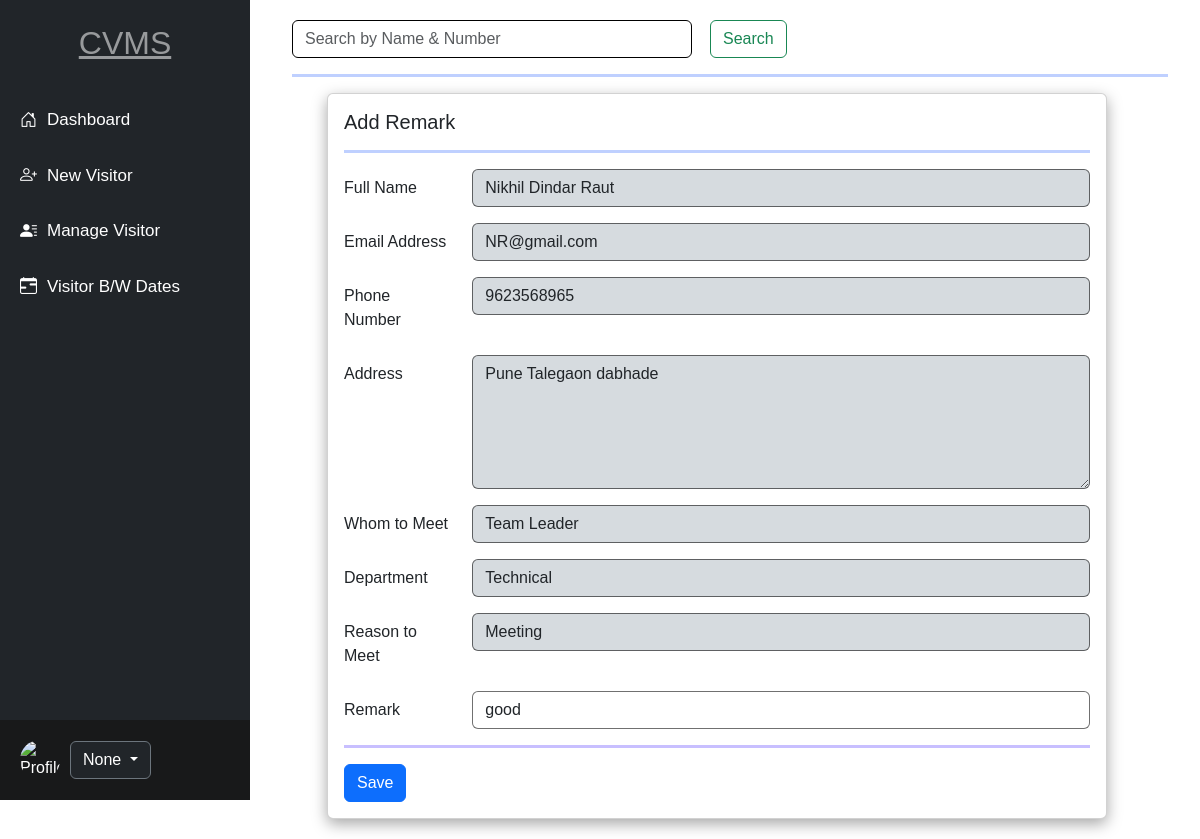
The page /updatevisiter/13 on the database its author committed.
### app/models.py (models this page shows, shortened)
class Add_new_visiter(models.Model):
    id = models.AutoField(primary_key=True)
    fullname = models.CharField(max_length=100)
    email = models.EmailField()
    phonenum = models.CharField(max_length=15)
    address = models.TextField()
    whomtomeet = models.CharField(max_length=100)
    department = models.CharField(max_length=100)
    reasontomeet = models.CharField(max_length=255)
    date = models.DateField(auto_now_add=True)
    remark = models.CharField(max_length=20,default='')

### app/views.py (the view, shortened to what this page needs)
# urls.py: path('updatevisiter/<int:id>',views.Update_visiter,name="updatevisiter"),
def Update_visiter(request,id):
    username = request.session.get('username')
    update = Add_new_visiter.objects.get(id=id)
    para={
        'id': id,
        'fullname':update.fullname,
        'email':update.email,
        'phonenum':update.phonenum,
        'address':update.address,
        'whomtomeet':update.whomtomeet,
        'department':update.department,
        'reasontomeet':update.reasontomeet,
        'remark':update.remark,
        'username': username,
        }
    return render(request,'update_visiter.html',para)

### app/templates/update_visiter.html (shortened to what this page needs)
<!DOCTYPE html>
<html lang="en">
<head>
    <link href="https://cdn.jsdelivr.net/npm/bootstrap@5.3.0-alpha1/dist/css/bootstrap.min.css" rel="stylesheet">
    <link href="https://cdnjs.cloudflare.com/ajax/libs/bootstrap-icons/1.5.0/font/bootstrap-icons.min.css"
        rel="stylesheet">
</head>
<body>
    <div class="container-fluid">
        <div class="sidebar">
            <div>
                <h2 class="mt-1">CVMS</h2>
                <a href="/dashboard"><i class="bi bi-house-door"></i>Dashboard</a>
                <a href="/newvisiter"><i class="bi bi-person-plus"></i>New Visitor</a>
                <a href="/managevisiter"><i class="bi bi-person-lines-fill"></i>Manage Visitor</a>
                <a href="/visitbydate"><i class="bi bi-calendar-range"></i>Visitor B/W Dates</a>
            </div>
            <div class="profile-section">
                <img src="https://encrypted-tbn0.gstatic.com/images?q=tbn:ANd9GcTpvAh_S9v0U8Sy7IK76J4PMEATaqYuc8j_lQ&s"
                    alt="Profile Image">
                <div class="dropdown">
                    <button class="btn btn-secondary dropdown-toggle bg-dark" type="button" id="dropdownMenuButton"
                        data-bs-toggle="dropdown" aria-expanded="false">
                        {{ username }}
                    </button>
                </div>
            </div>
        </div>
        <div class="content">
            <div class="search-bar mb-1">
                <form class="d-flex">
                    <input class="form-control me-2" type="search" placeholder="Search by Name & Number" aria-label="Search">
                    <button class="btn btn-outline-success" type="submit">Search</button>
                </form>
            </div>
            <hr class="my-3" style="border-top: 3px solid rgb(0, 68, 255);">
            <div class="card" style="width: 89%; height:auto; left:35px;">
                <div class="card-body">
                    <h5 class="card-title">Add Remark</h5>
                    <hr class="my-3" style="border-top: 3px solid rgb(0, 68, 255);">
                    <div class="for-part">
                        <form action="/updatevisiter/{{ id }}" method="post">
                            <div class="form-group row mb-3">
                                <label for="fullname" class="col-sm-2 col-form-label">Full Name</label>
                                <div class="col-sm-10">
                                    <input type="text" class="form-control"
                                        style="border:1px solid rgba(0, 0, 0, 0.562); cursor:pointer; background:#d6dbdf;" value="{{ fullname }}" name="fullname" id="fullname"
                                        placeholder="Full Name" autocomplete="off_fullname" required readonly>
                                </div>
                            </div>
                            <div class="form-group row mb-3">
                                <label for="email" class="col-sm-2 col-form-label">Email Address</label>
                                <div class="col-sm-10">
                                    <input type="email" class="form-control"
                                        style="border:1px solid rgba(0, 0, 0, 0.562); cursor:pointer; background:#d6dbdf;" value="{{ email }}" name="email" id="Email"
                                        placeholder="Email" autocomplete="off" required readonly>
                                </div>
                            </div>
                            <div class="form-group row mb-3">
                                <label for="phonenum" class="col-sm-2 col-form-label">Phone Number</label>
                                <div class="col-sm-10">
                                    <input type="text" class="form-control"
                                        style="border:1px solid rgba(0, 0, 0, 0.562); cursor:pointer; background:#d6dbdf;" value="{{ phonenum }}" name="phonenum" id="phonenum"
                                        placeholder="Phone Number" autocomplete="off_phonenum" required readonly>
                                </div>
                            </div>
                            <div class="form-group row mb-3">
                                <label for="address" class="col-sm-2 col-form-label">Address</label>
                                <div class="col-sm-10">
                                    <textarea class="form-control" name="address"
                                        style="border:1px solid rgba(0, 0, 0, 0.562); cursor:pointer; background:#d6dbdf;" id="address" rows="5" cols="2"
                                        placeholder="Enter Visiter Address" autocomplete="off_address"
                                        required readonly>{{ address }}</textarea>
                                </div>
                            </div>
                            <div class="form-group row mb-3">
                                <label for="whomtomeet" class="col-sm-2 col-form-label">Whom to Meet</label>
                                <div class="col-sm-10">
                                    <input type="text" class="form-control"
                                        style="border:1px solid rgba(0, 0, 0, 0.562); cursor:pointer; background:#d6dbdf;" value="{{ whomtomeet }}" name="whomtomeet" id="whomtomeet"
                                        placeholder="Whom to Meet" autocomplete="off" required readonly>
                                </div>
                            </div>
                            <div class="form-group row mb-3">
                                <label for="department" class="col-sm-2 col-form-label">Department</label>
                                <div class="col-sm-10">
                                    <input type="text" class="form-control"
                                        style="border:1px solid rgba(0, 0, 0, 0.562); cursor:pointer; background:#d6dbdf;" value="{{ department }}" name="department" id="department"
                                        placeholder="Department" autocomplete="off" required readonly>
                                </div>
                            </div>
                            <div class="form-group row mb-3">
                                <label for="reasontomeet" class="col-sm-2 col-form-label">Reason to Meet</label>
                                <div class="col-sm-10">
                                    <input type="text" class="form-control"
                                        style="border:1px solid rgba(0, 0, 0, 0.562); cursor:pointer; background:#d6dbdf;" value="{{ reasontomeet }}" name="reasontomeet"
                                        id="reasontomeet" placeholder="Reason to Meet" autocomplete="off" required readonly>
                                </div>
                            </div>
                            <div class="form-group row mb-3">
                                <label for="remark" class="col-sm-2 col-form-label">Remark</label>
                                <div class="col-sm-10">
                                    <input type="text" class="form-control"
                                        style="border:1px solid rgba(0, 0, 0, 0.562);" value="{{ remark }}" name="remark"
                                        id="remark" placeholder="Remark" autocomplete="off" required>
                                </div>
                            </div>
                            <hr class="my-3" style="border-top: 3px solid rgb(38, 0, 255);">
                            <button type="submit" class="btn btn-primary">Save</button>
                        </form>
                    </div>
                </div>
            </div>
        </div>
    </div>
</body>
</html>

### app/templates/update_visiter.html (style rules this page uses)
body { font-family: Arial, sans-serif; margin: 0; }
.sidebar { height: 100vh; width: 250px; position: fixed; top: 0; left: 0; background-color: #212529; color: white; padding-top: 20px; display: flex; flex-direction: column; justify-content: space-between; }
.sidebar a { color: white; padding: 15px 20px; text-decoration: none; font-size: 17px; display: flex; align-items: center; }
.sidebar a i { margin-right: 10px; }
.sidebar .profile-section { padding: 20px; display: flex; align-items: center; background-color: #18191a; position: relative; }
.sidebar .profile-section img { border-radius: 50%; width: 40px; height: 40px; margin-right: 10px; }
.sidebar h2 { text-align: center; text-decoration: underline; margin-bottom: 30px; color: rgba(255, 255, 255, 0.538); }
.content { margin-left: 260px; padding: 20px; }
.search-bar input { width: 400px; border: 1px solid black; }
.search-bar button { margin-left: 10px; }
.card { box-shadow: rgba(0, 0, 0, 0.35) 0px 5px 15px; }

### rows shown on the page
Add_new_visiter: fullname "Nikhil Dindar Raut", email "NR@gmail.com", phonenum "9623568965", address "Pune Talegaon dabhade", whomtomeet "Team Leader", department "Technical", reasontomeet "Meeting", remark "good"

### other values the page prints
{{ username }} "None"
